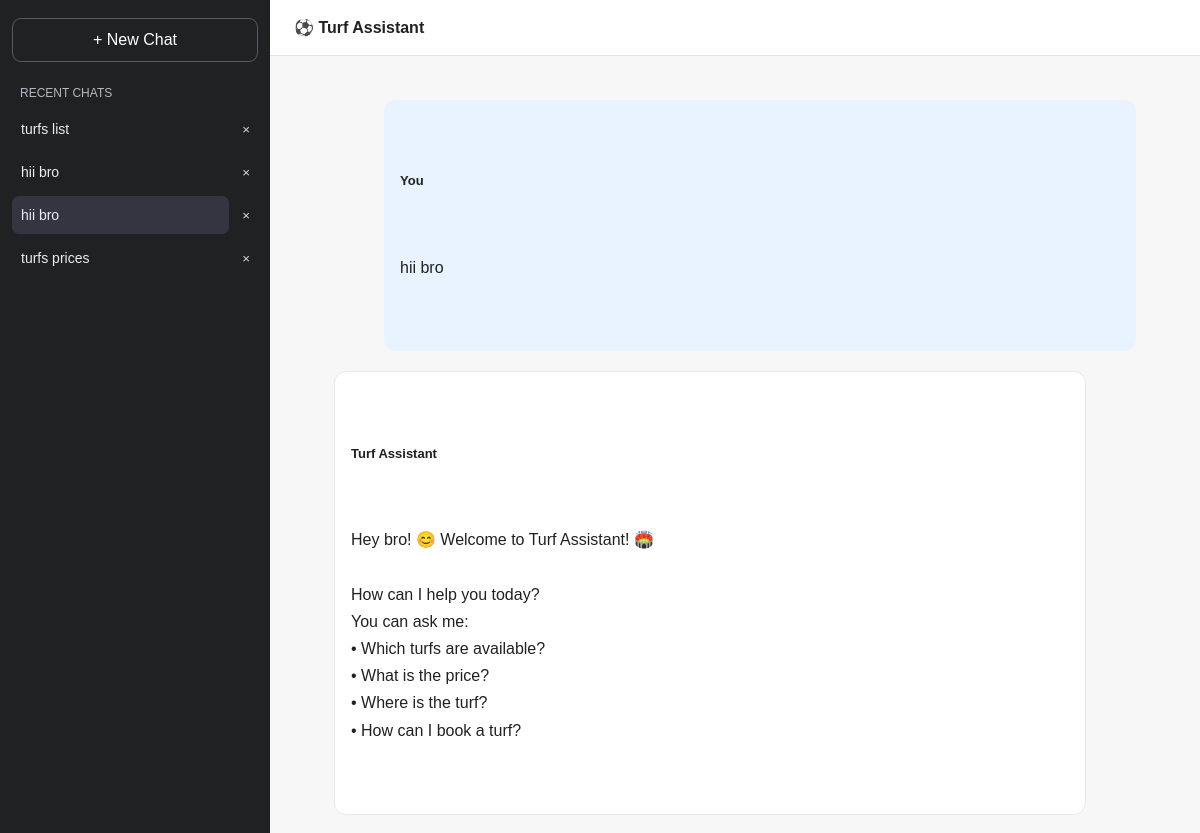
Page /chatbot/?chat_id=7 (signed in, upper part) on the earlier database version.
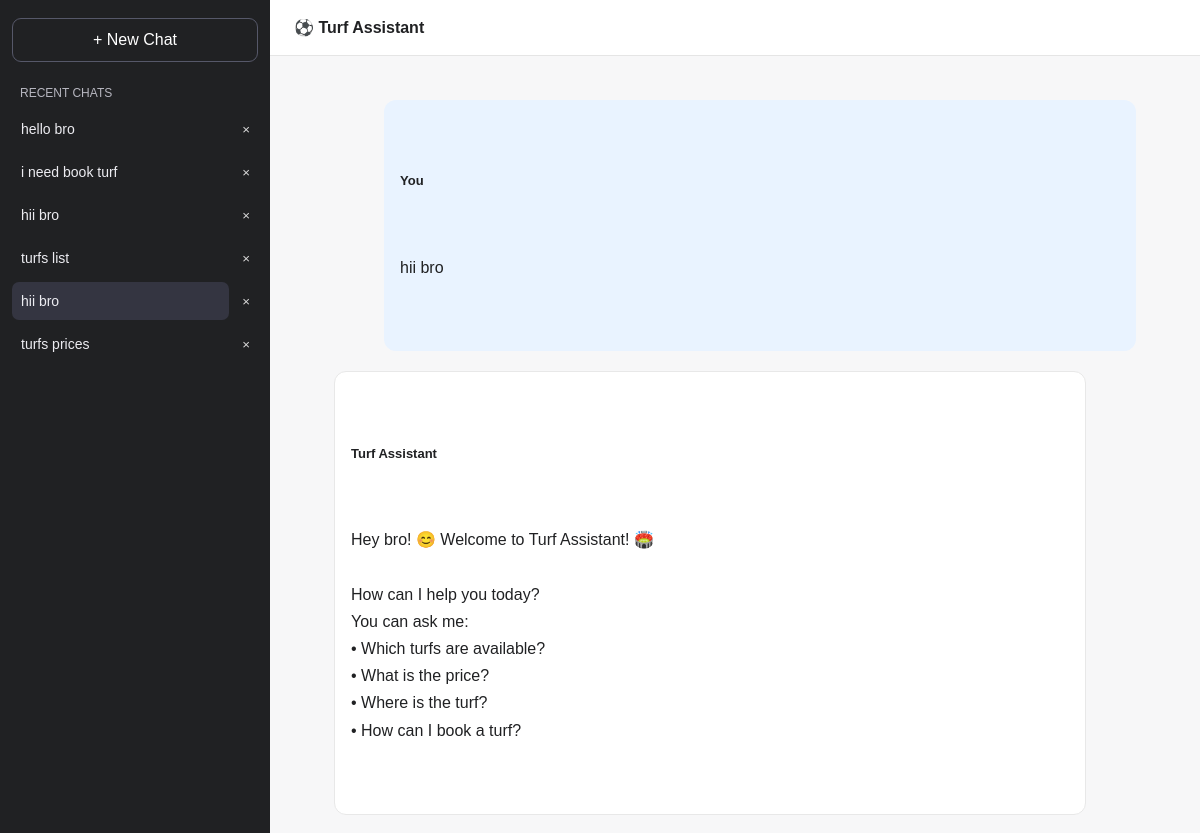
Same page on the later database version.
### chatbot/models.py (models this page shows, shortened)
class Conversation(models.Model):
    user = models.ForeignKey(
        settings.AUTH_USER_MODEL,
        on_delete=models.CASCADE,
        related_name="turf_chat_conversations",
    )
    title = models.CharField(max_length=200, default="New Chat")
    created_at = models.DateTimeField(auto_now_add=True)
    updated_at = models.DateTimeField(auto_now=True)
    class Meta:
        ordering = ["-updated_at"]

class ChatMessage(models.Model):
    conversation = models.ForeignKey(
        Conversation,
        on_delete=models.CASCADE,
        related_name="messages",
    )
    question = models.TextField()
    answer = models.TextField()
    created_at = models.DateTimeField(auto_now_add=True)
    class Meta:
        ordering = ["created_at"]

### chatbot/views.py (the view)
# urls.py: path("", views.chatbot_page, name="chatbot"),
@login_required
def chatbot_page(request):
    conversations = Conversation.objects.filter(
        user=request.user
    ).order_by("-updated_at")
    if request.GET.get("new") == "1":
        active_conversation = None
        messages = []
    else:
        chat_id = request.GET.get("chat_id")
        if chat_id:
            active_conversation = get_object_or_404(
                Conversation,
                id=chat_id,
                user=request.user
            )
        else:
            active_conversation = conversations.first()
        messages = (
            list(active_conversation.messages.all())
            if active_conversation
            else []
        )
    return render(
        request,
        "chatbot/chatbot.html",
        {
            "conversations": conversations,
            "active_conversation": active_conversation,
            "messages": messages,
        }
    )

### templates/chatbot/chatbot.html (shortened to what this page needs)
<!DOCTYPE html>
<html lang="en">
<head>
</head>
<body>
<div class="layout">
    <aside class="sidebar">
        <a class="new-chat" href="{% url 'chatbot:chatbot' %}?new=1">
            + New Chat
        </a>
        <div class="sidebar-heading">Recent Chats</div>
        <div class="chat-list" id="chatList">
            {% for chat in conversations %}
                <div class="chat-item" id="chat-item-{{ chat.id }}">
                    <a
                        class="chat-link {% if active_conversation and active_conversation.id == chat.id %}active{% endif %}"
                        href="{% url 'chatbot:chatbot' %}?chat_id={{ chat.id }}"
                        title="{{ chat.title }}"
                    >{{ chat.title }}</a>
                    <button
                        class="delete-button"
                        type="button"
                        data-delete-url="{% url 'chatbot:delete_conversation' chat.id %}"
                        data-chat-id="{{ chat.id }}"
                        title="Delete chat"
                        aria-label="Delete chat"
                    >×</button>
                </div>
            {% empty %}
                <div class="empty-history" id="emptyHistory">
                    Your conversations will appear here.
                </div>
            {% endfor %}
        </div>
    </aside>
    <main class="main">
        <header class="topbar">⚽ Turf Assistant</header>
        <section class="chat-content" id="chatContent">
            <div id="messages">
                {% for item in messages %}
                    <div class="message user-message">
                        <span class="message-label">You</span>
                        <div>{{ item.question }}</div>
                    </div>
                    <div class="message bot-message">
                        <span class="message-label">Turf Assistant</span>
                        <div>{{ item.answer }}</div>
                    </div>
                {% endfor %}
            </div>
        </section>
    </main>
</div>
</body>
</html>

Differences in the rows shown:
added Conversation: title "hello bro"
added Conversation: title "i need book turf"
changed Conversation (number 3 of 6 on the later page): moves up the list
